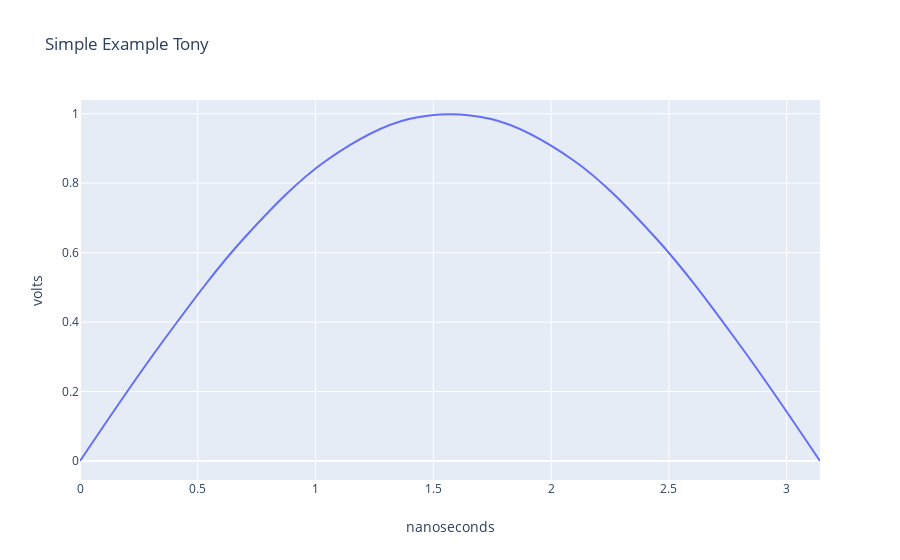

Write notebook code for a chart like this one.
### Code cell
x = np.linspace(0, np.pi, 10)

layout = go.Layout(
    title="Simple Example Tony",
    yaxis=dict(
        title='volts'
    ),
    xaxis=dict(title='nanoseconds'
    )
)

trace1 = go.Scatter(
    x=x,
    y=np.sin(x),
    mode='lines',
    name='sin(x)',
    line=dict(
        shape='spline'
    )
)

fig = go.Figure(data=[trace1], layout=layout)
py.offline.iplot(fig)

### Figure 1 — Plotly figure (JSON) as saved in the notebook; plotly's stock layout.template omitted (floating-point values rounded to 4 significant figures)
{"data": [{"line": {"shape": "spline"}, "mode": "lines", "name": "sin(x)", "type": "scatter", "x": [0, 0.3491, 0.6981, 1.047, 1.396, 1.745, 2.094, 2.443, 2.793, 3.142], "y": [0, 0.342, 0.6428, 0.866, 0.9848, 0.9848, 0.866, 0.6428, 0.342, 1.225e-16]}], "layout": {"title": {"text": "Simple Example Tony"}, "xaxis": {"title": {"text": "nanoseconds"}}, "yaxis": {"title": {"text": "volts"}}}}
